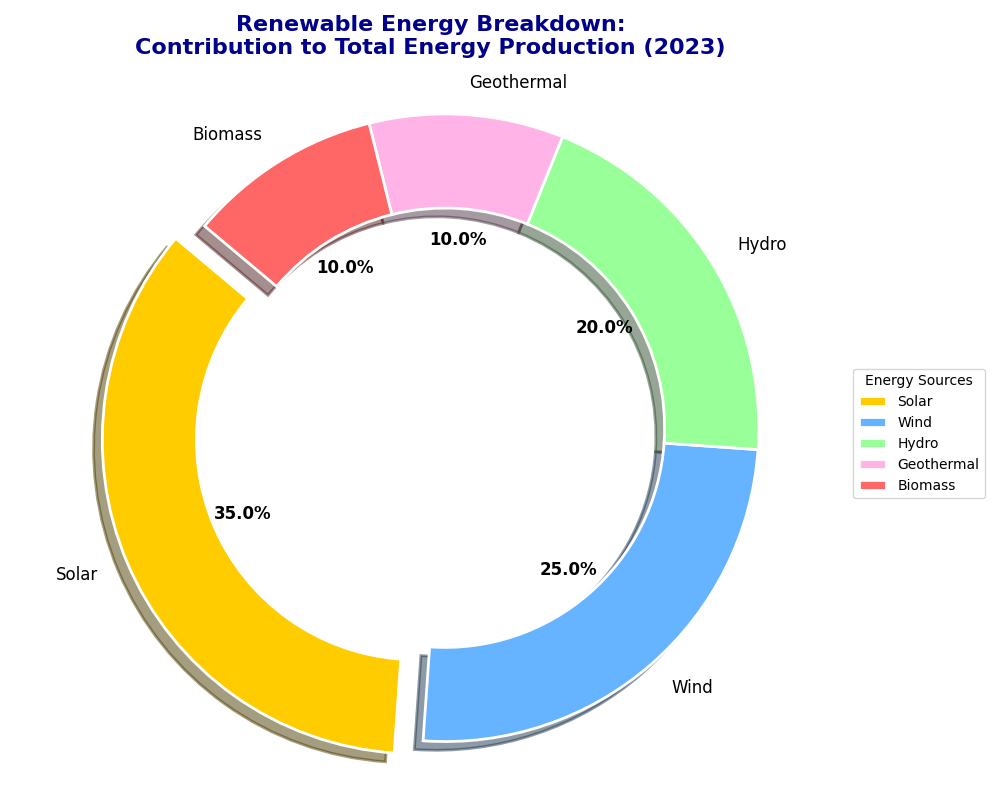

This figure's Python source:
import matplotlib.pyplot as plt

# Data
energy_sources = ['Solar', 'Wind', 'Hydro', 'Geothermal', 'Biomass']
contributions = [35, 25, 20, 10, 10]

# Colors for each segment
colors = ['#ffcc00', '#66b3ff', '#99ff99', '#ffb3e6', '#ff6666']

# Create a figure and a single subplot
fig, ax = plt.subplots(figsize=(10, 8))

# Plot the donut chart
wedges, texts, autotexts = ax.pie(
    contributions,
    labels=energy_sources,
    colors=colors,
    autopct='%1.1f%%',
    startangle=140,
    wedgeprops=dict(edgecolor='white', linewidth=2, width=0.3),  # Reduced width for donut effect
    explode=[0.1 if x == 'Solar' else 0 for x in energy_sources],
    shadow=True,
    textprops={'fontsize': 12}
)

# Equal aspect ratio ensures the donut is drawn as a circle
ax.axis('equal')

# Customize text appearance
plt.setp(autotexts, size=12, weight='bold', color='black')
plt.setp(texts, size=12)

# Add title with line break for readability
plt.title(
    "Renewable Energy Breakdown:\nContribution to Total Energy Production (2023)",
    fontsize=16, weight='bold', color='darkblue', pad=20
)

# Add a legend outside the pie to describe each segment
ax.legend(
    wedges, energy_sources,
    title="Energy Sources",
    loc="center left",
    bbox_to_anchor=(1, 0, 0.5, 1),
    fontsize=10
)

# Automatically adjust subplot parameters for a cleaner layout
plt.tight_layout()

# Display the donut chart
plt.show()
